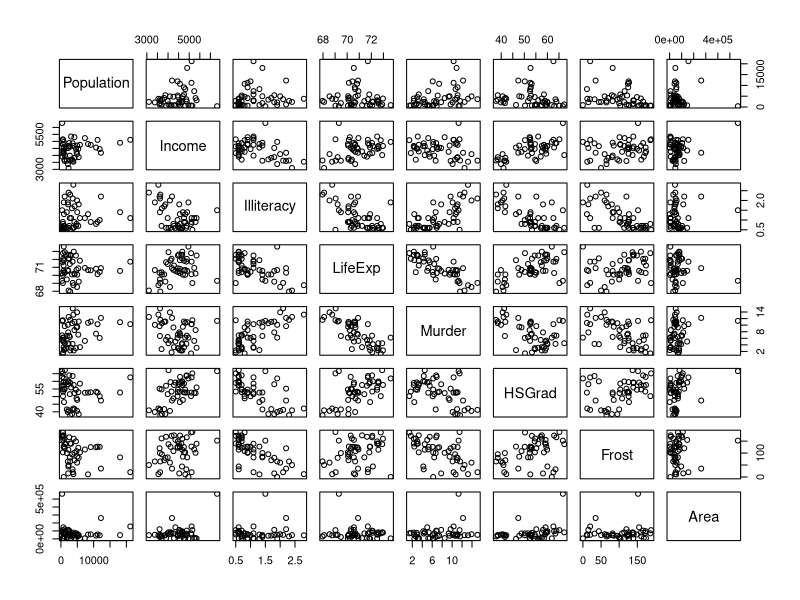

Write the R code that produced this figure. (Note: this script raises an error after producing the figure.)
# 4 conditions for linear regression

# Statistical co-relation - done
# Linear relationship - done
# Homoscedasticity - done
# Normality - done

rm(list=ls(all=TRUE))
# we will use a builtin dataset
str(state.x77) # this is not a dataframe
data = as.data.frame(state.x77)
summary(data)
str(data)
colnames(data)
# Data cleaning
colnames(data)[4] = "LifeExp"                   # no spaces in variable names, please
colnames(data)[6] = "HSGrad" 
head(data)
apply(data,2,min)
apply(data,2,max)
apply(data,2,mean)
#
cor(data)                              # correlation matrix (not shown, yet)
round(cor(data), 3)
pairs(data) # Plot correlation matrix.
####################################################################################
# Linear Regression
model1 = lm(LifeExp ~ ., data=data)
summary(model1)
# Linearity check
# A large p-value (> 0.05) indicates weak evidence against the null hypothesis, so you fail to reject the null hypothesis.
# p-values very close to the cutoff (0.05) are considered to be marginal (could go either way). Always report the p-value so your readers can draw their own conclusions.
######################################################################################
model2 = update(model1, .~. -Area)
summary(model2)
# Here Adj-Rsquare value came down and the R square came up -- still insinificant
# ANOVA
anova(model2, model1)
# check the p-alue 0.9649 ...emoving Area has no significance.
####################################################################################
model3 = update(model2, .~. -Illiteracy)
summary(model3)
###############################################################################
model4 = update(model3, .~. -Income)
summary(model4)
# Both Adjusted R square and R square values increased.
###################################################################################
model5 = update(model4, .~. -Density)
summary(model5)
anova(model5, model4)
anova(model5, model1)
###################################################################################
model.int = update(model5, .~.^3) # interaction effect
summary(model.int)


# Stepwise regression
step(model1, direction="backward")

# Prediction Life expentency
predict(model1, list(Population=2000, Murder=10.5, HSGrad=48, Frost=100, income =2))

# Regression diagnostic
par(mfrow=c(2,2))                    # visualize all four graphs at once
plot(model5)
par(mfrow=c(1,1)) 

# Upper left - is a standard residuals plot with which we can evaluate linearity (looks good)
# and homoscedasticity (also good)

# Upper right - is a normal quantile plot of the residuals, which should be normally distributed. 
# We have a little deviation from normality in the tails, but it's not too bad

# The scale-location plot is supposedly a more sensitive way to look for heteroscedasticity, 
# but I never found it very useful, to be honest

# The last plot shows possible high leverage and influential cases.


# Extracting Model elements from the models

names(model5)
model5$coefficients  
model5$resid

